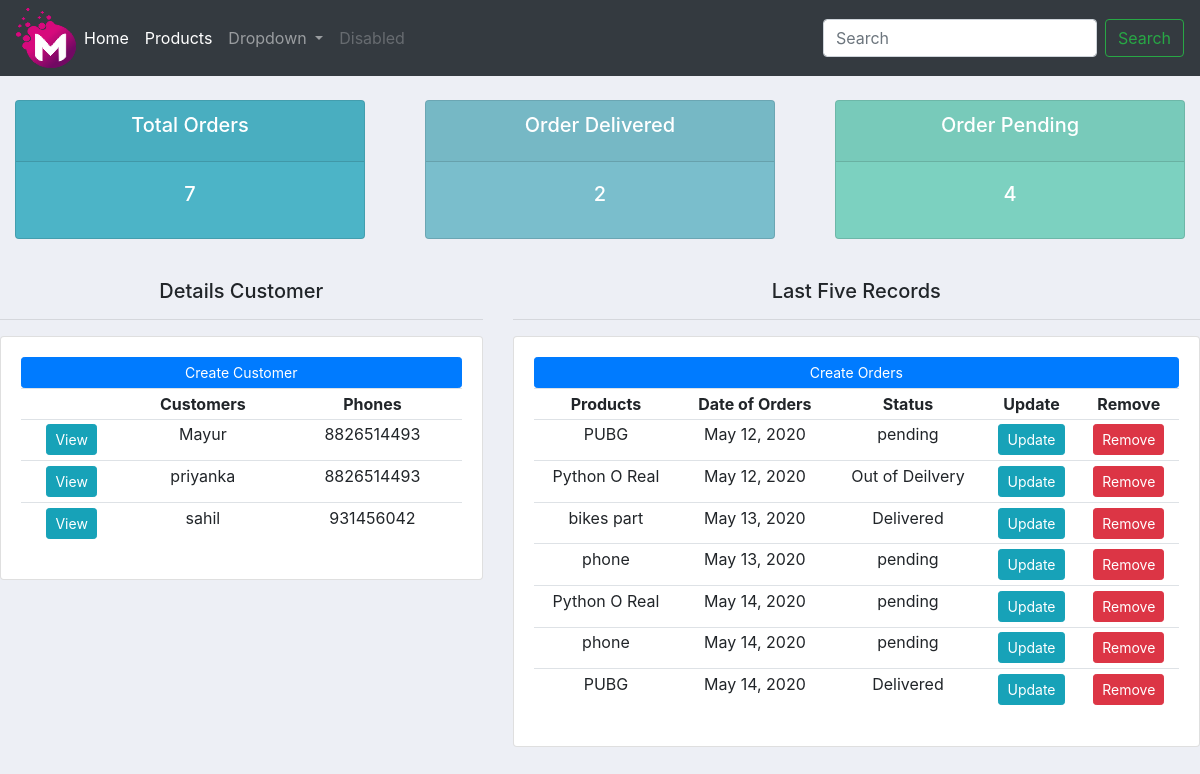
Before: / with the older database file.
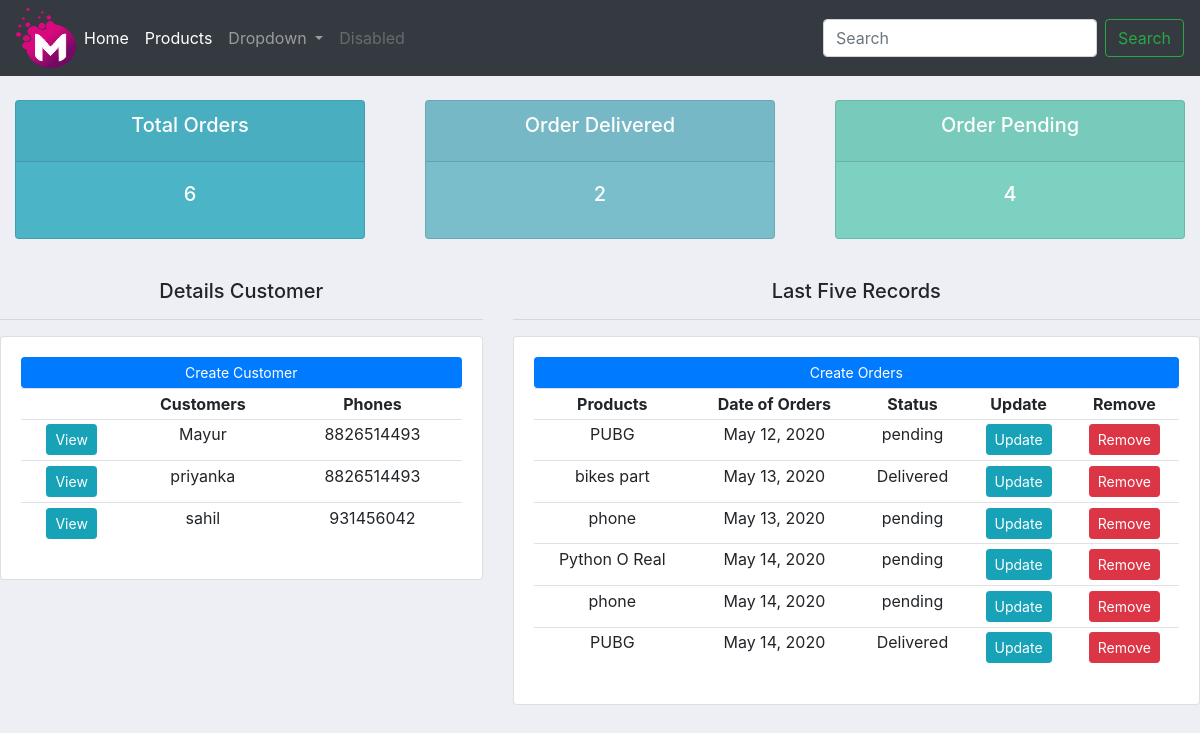
After: the same page with the newer database file.
### accounts/models.py (models this page shows, shortened)
class Customer(models.Model):
    name = models.CharField(max_length=200, null=True)
    phone = models.CharField(max_length=200, null=True)
    email = models.CharField(max_length=200,blank=True)
    date_created = models.DateTimeField(auto_now_add=True, null=True)

class Order(models.Model):
    STATUS = (
        ('pending','pending'),
        ('Out of Deilvery','Out of Deilvery'),
        ('Delivered','Delivered'),
    )
    customer = models.ForeignKey(Customer, null=True , on_delete=models.SET_NULL)
    products = models.ForeignKey(Product, null=True , on_delete=models.SET_NULL)
    date_created = models.DateField(auto_now_add=True, null=True)
    status = models.CharField(max_length=200,choices=STATUS)

class Product(models.Model):
    CATEGORY = (
        ("Indoor","Indoor"),
        ('Out Door','Out Door'),
    )
    name = models.CharField(max_length=200, null=True)
    price = models.FloatField(null=True)
    category = models.CharField(max_length=200, null=True, choices=CATEGORY)
    description = models.CharField(max_length=200, null=True, blank=True)
    date_created = models.DateTimeField(auto_now_add=True, null=True)
    tag = models.ManyToManyField(Tag)
    def __str__(self):
        return self.name

### accounts/views.py (the view)
# urls.py: path('',views.home,name='home'),
def home(request):
    orders_data = Order.objects.all()
    customer_data = Customer.objects.all()
    total_customers = orders_data.count()
    total_orders = customer_data.count()
    total_delivered = orders_data.filter(status='Delivered').count()
    total_pending = orders_data.filter(status='pending').count()
    context = {'orders_show':orders_data,'customer_show':customer_data,'total_orders_show':total_customers,'order_delivered_show':total_delivered,'total_pending_show':total_pending}
    return render(request, 'index.html',context)

### accounts/templates/index.html
{% extends 'navbar.html' %}
{% block content %}
{% include "status.html" %}
<br>
<div class="row">
    <div class="col-md-5">
        <h5 align='center'> Details Customer</h5>
        <hr>
        <div class="card card-body">
            <a class="btn btn-primary btn-sm btn-block" href="">Create Customer </a>
            <table class="table table-sm">
                <tr align="center">
                    <th></th>
                    <th> Customers </th>
                    <th> Phones </th>
                </tr>
                {% for customer in customer_show %}
                <tr align='center'>
                    <td><a class='btn btn-sm btn-info' href="{% url 'customer' customer.id %}"> View </a></td>
                    <td>{{ customer.name }}</td>
                    <td>{{ customer.phone }}</td>
                </tr>
                {% endfor %}
            </table>
        </div>
    </div>
    <div class="col-md-7">
        <h5 align='center'> Last Five Records </h5>
        <hr>
        <div class="card card-body">
            <a class="btn btn-primary btn-sm btn-block" href="{% url 'Create_Order' %}">Create Orders </a>
            <table class="table table-sm">
                <tr align="center">
                    <th> Products </th>
                    <th> Date of Orders </th>
                    <th> Status </th>
                    <th> Update </th>
                    <th> Remove </th>
                </tr>
                {% for order in orders_show %}
                <tr align='center'>
                    <td>{{ order.products }}</td>
                    <td>{{ order.date_created }}</td>
                    <td>{{ order.status }}</td>
                    <td><a class='btn btn-sm btn-info' href="{% url 'update' order.id %}">Update</a></td>
                    <td><a class='btn btn-sm btn-danger' href="{% url 'delete' order.id %}">Remove</a></td>
                </tr>
                {% endfor %}
        </div>
    </div>
</div>
{% endblock %}

Changed rows visible on the page:
removed Order: products "Python O Real", date_created "May 12, 2020", status "Out of Deilvery"
Other visible differences:
{{ total_orders_show }}: "7" → "6"
